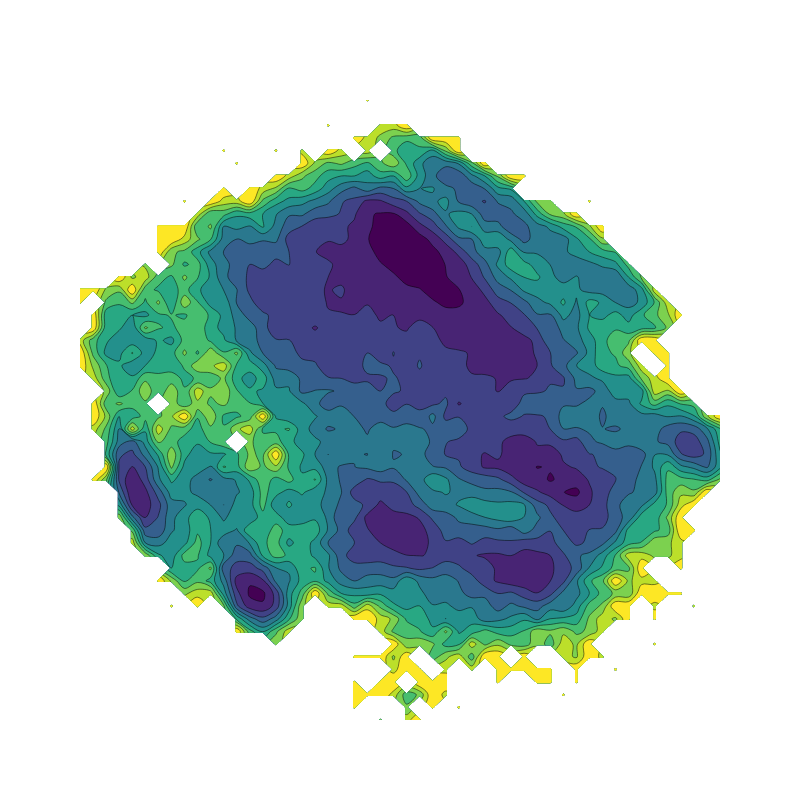

Notebook code for this chart:
### Markdown cell above
And using free energy as coloration.

### Code cell
from encodermap.plot.plotting import _plot_free_energy

# for the one bundled as project
# basin_indices = [0, 26, 51, 72, 98]
basin_indices = [0, 21, 32, 48, 62, 99]

fig = go.Figure(
    data=[
        _plot_free_energy(*Ub_K11_trajs.lowd.T, bins=50),
    ]
)
layout = {
    "width": 800,
    "height": 800,
    "template": "none",
    "title": None,
    "xaxis": {
        "showgrid": False,
        "showline": False,
        "zeroline": False,
        "title": None,
        "showticklabels": False,
        "ticks": "",
    },
    "yaxis": {
        "showgrid": False,
        "showline": False,
        "zeroline": False,
        "title": None,
        "showticklabels": False,
        "ticks": "",
    },
    "plot_bgcolor": "rgba(0, 0, 0, 0)",
    "paper_bgcolor": 'rgba(0, 0, 0, 0)',
}
fig.update_layout(**layout)
fig.show()

### Figure 1 — Plotly figure (JSON) as saved in the notebook; plotly's stock layout.template omitted (floating-point values rounded to 4 significant figures; data arrays with more than 128 entries replaced by an {"elided": "..."} marker saying what was removed)
{"data": [{"autocontour": true, "colorbar": {"title": {"text": "free energy / kT"}}, "colorscale": [[0, "#440154"], [0.1111, "#482878"], [0.2222, "#3e4989"], [0.3333, "#31688e"], [0.4444, "#26828e"], [0.5556, "#1f9e89"], [0.6667, "#35b779"], [0.7778, "#6ece58"], [0.8889, "#b5de2b"], [1, "#fde725"]], "contours": {"end": 5, "size": 0.5, "start": 0.5}, "hoverinfo": "none", "name": "Lowd projection", "showscale": false, "type": "contour", "x": [-2.546, -2.446, -2.346, -2.245, -2.145, -2.045, -1.945, -1.845, -1.745, -1.644, -1.544, -1.444, -1.344, -1.244, -1.144, -1.043, -0.9432, -0.843, -0.7428, -0.6426, -0.5425, -0.4423, -0.3421, -0.2419, -0.1418, -0.04158, 0.0586, 0.1588, 0.259, 0.3591, 0.4593, 0.5595, 0.6597, 0.7598, 0.86, 0.9602, 1.06, 1.161, 1.261, 1.361, 1.461, 1.561, 1.661, 1.762, 1.862, 1.962, 2.062, 2.162, 2.263, 2.363], "y": [-2.981, -2.867, -2.754, -2.64, -2.527, -2.413, -2.3, -2.186, -2.073, -1.959, -1.846, -1.732, -1.619, -1.506, -1.392, -1.279, -1.165, -1.052, -0.9381, -0.8247, -0.7112, -0.5977, -0.4842, -0.3708, -0.2573, -0.1438, -0.03032, 0.08316, 0.1966, 0.3101, 0.4236, 0.5371, 0.6505, 0.764, 0.8775, 0.991, 1.104, 1.218, 1.331, 1.445, 1.558, 1.672, 1.785, 1.899, 2.012, 2.126, 2.239, 2.353, 2.466, 2.58], "z": {"elided": "50x50 float values"}}], "layout": {"height": 800, "paper_bgcolor": "rgba(0, 0, 0, 0)", "plot_bgcolor": "rgba(0, 0, 0, 0)", "title": {}, "width": 800, "xaxis": {"autorange": true, "range": [-2.546, 2.363], "showgrid": false, "showline": false, "showticklabels": false, "ticks": "", "title": {}, "type": "linear", "zeroline": false}, "yaxis": {"autorange": true, "range": [-2.981, 2.58], "showgrid": false, "showline": false, "showticklabels": false, "ticks": "", "title": {}, "type": "linear", "zeroline": false}}}
